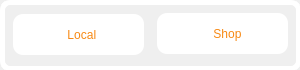
<?xml version="1.0" encoding="UTF-8"?>
<ui version="4.0">
 <class>SaveSlotWindow</class>
 <widget class="QDialog" name="SaveSlotWindow">
  <property name="geometry">
   <rect>
    <x>0</x>
    <y>0</y>
    <width>300</width>
    <height>70</height>
   </rect>
  </property>
  <property name="windowTitle">
   <string>Import Slot</string>
  </property>
  <property name="windowIcon">
   <iconset>
    <normaloff>Icons/Save.png</normaloff>Icons/Save.png</iconset>
  </property>
  <property name="styleSheet">
   <string notr="true"/>
  </property>
  <widget class="QWidget" name="centralwidget" native="true">
   <property name="geometry">
    <rect>
     <x>12</x>
     <y>8</y>
     <width>281</width>
     <height>51</height>
    </rect>
   </property>
   <widget class="QPushButton" name="LocalBtn">
    <property name="enabled">
     <bool>true</bool>
    </property>
    <property name="geometry">
     <rect>
      <x>1</x>
      <y>6</y>
      <width>131</width>
      <height>41</height>
     </rect>
    </property>
    <property name="minimumSize">
     <size>
      <width>131</width>
      <height>41</height>
     </size>
    </property>
    <property name="maximumSize">
     <size>
      <width>131</width>
      <height>41</height>
     </size>
    </property>
    <property name="styleSheet">
     <string notr="true">background-color: rgb(255, 255, 255);
font: Bold 12pt &quot;Ubuntu&quot;;
color: rgb(247, 137, 20);
border-radius:10px;</string>
    </property>
    <property name="text">
     <string>  Local</string>
    </property>
    <property name="icon">
     <iconset>
      <normaloff>../Icons/OG/LoadSlot.png</normaloff>../Icons/OG/LoadSlot.png</iconset>
    </property>
   </widget>
   <widget class="QPushButton" name="ShopBtn">
    <property name="enabled">
     <bool>true</bool>
    </property>
    <property name="geometry">
     <rect>
      <x>145</x>
      <y>5</y>
      <width>131</width>
      <height>41</height>
     </rect>
    </property>
    <property name="minimumSize">
     <size>
      <width>131</width>
      <height>41</height>
     </size>
    </property>
    <property name="maximumSize">
     <size>
      <width>131</width>
      <height>41</height>
     </size>
    </property>
    <property name="styleSheet">
     <string notr="true">background-color: rgb(255, 255, 255);
font: Bold 12pt &quot;Ubuntu&quot;;
color: rgb(247, 137, 20);
border-radius:10px;</string>
    </property>
    <property name="text">
     <string>   Shop</string>
    </property>
    <property name="icon">
     <iconset>
      <normaloff>../Icons/OG/ShoppingCart.png</normaloff>../Icons/OG/ShoppingCart.png</iconset>
    </property>
   </widget>
  </widget>
  <widget class="QLabel" name="BorderLabel">
   <property name="geometry">
    <rect>
     <x>0</x>
     <y>0</y>
     <width>301</width>
     <height>71</height>
    </rect>
   </property>
   <property name="styleSheet">
    <string notr="true">border: 5px solid white;
border-radius: 10px;</string>
   </property>
   <property name="text">
    <string/>
   </property>
  </widget>
  <zorder>BorderLabel</zorder>
  <zorder>centralwidget</zorder>
 </widget>
 <resources/>
 <connections/>
</ui>
